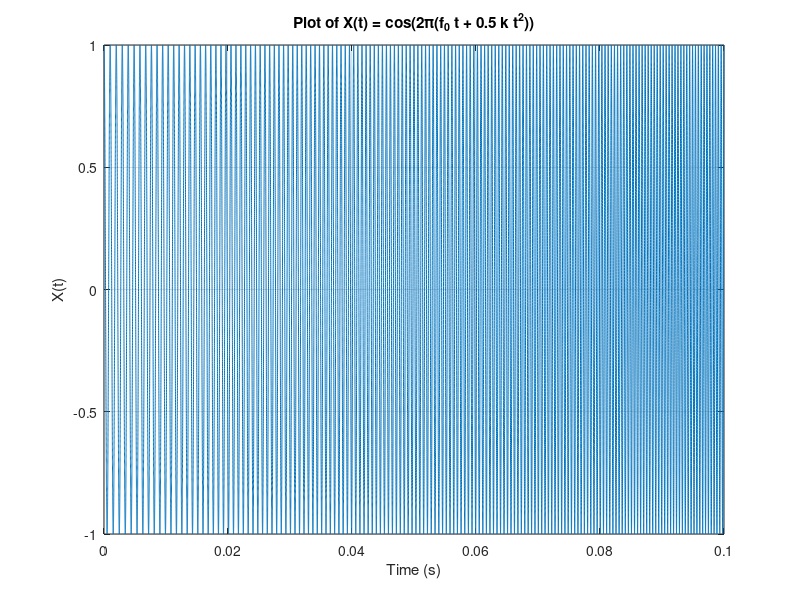

Reproduce this figure in MATLAB.
% Define parameters
f0 = 1000; % Frequency in Hz
k = 12000; % Chirp rate in Hz^2

% Define time vector
t = 0:1e-6:0.1; % Time vector from 0 to 0.002 seconds with a step size of 1e-6 seconds

% Calculate the signal
X_t = cos(2 * pi * (f0 * t + 0.5 * k * t.^2));

% Plot the signal
figure;
plot(t, X_t);
xlabel('Time (s)');
ylabel('X(t)');
title('Plot of X(t) = cos(2\pi(f_0 t + 0.5 k t^2))');
grid on;
